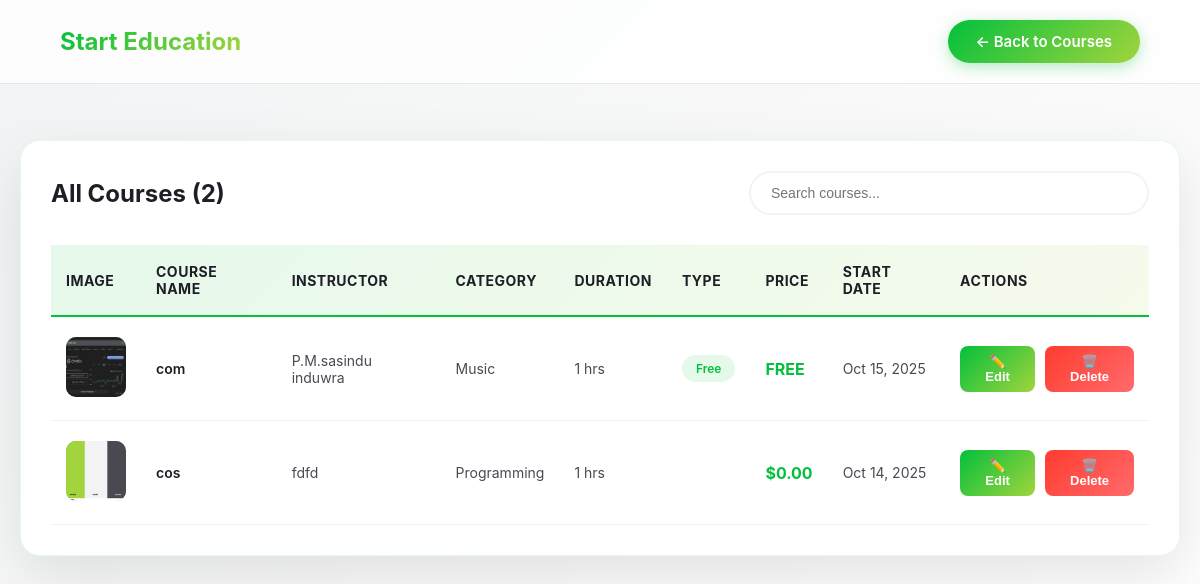
The page /admin/manage_courses.php on the database its author committed.
### tables this page shows
CREATE TABLE `courses` (
  `id` int(11) NOT NULL,
  `course_name` varchar(255) NOT NULL,
  `course_description` text NOT NULL,
  `instructor` varchar(255) NOT NULL,
  `category` varchar(100) NOT NULL,
  `duration` int(11) NOT NULL,
  `course_type` enum('paid','free') NOT NULL DEFAULT 'paid',
  `price` decimal(10,2) NOT NULL DEFAULT 0.00,
  `start_date` date NOT NULL,
  `start_time` time NOT NULL,
  `course_image` varchar(500) DEFAULT NULL,
  `zoom_link` varchar(500) DEFAULT NULL,
  `created_at` timestamp NOT NULL DEFAULT current_timestamp(),
  `updated_at` timestamp NOT NULL DEFAULT current_timestamp() ON UPDATE current_timestamp()
);

### admin/manage_courses.php (the view, shortened to what this page needs)
<?php
$server = "localhost";
$user = "root";
$password = "";
$database = "start_education";
$conn = mysqli_connect($server, $user, $password, $database);
$courses = [];
$query = "SELECT * FROM courses ORDER BY created_at DESC";
$result = mysqli_query($conn, $query);
if ($result) {
    while ($row = mysqli_fetch_assoc($result)) {
        $courses[] = $row;
    }
}
?>
<!DOCTYPE html>
<html lang="en">
<head>
    <link rel="stylesheet" href="admin.css">
</head>
<body>
    <div id="alertContainer">
    <header id="header">
        <div class="header-content">
            <div class="logo">Start Education</div>
            <div class="auth-buttons">
                <a href="admin.html" class="btn-signup">← Back to Courses</a>
            </div>
        </div>
    </header>
        <div class="table-container">
            <div class="table-header">
                <div class="table-title">All Courses (<?php echo count($courses); ?>)</div>
                <div class="search-box">
                    <input type="text" class="search-input" id="searchInput" placeholder="Search courses...">
                </div>
            </div>
            <?php if (empty($courses)): ?>
                <div class="empty-state">
                    <div class="empty-state-icon">📚</div>
                    <h3>No courses found</h3>
                    <p>Start by creating your first course!</p>
                </div>
            <?php else: ?>
                <table id="coursesTable">
                    <thead>
                        <tr>
                            <th>Image</th>
                            <th>Course Name</th>
                            <th>Instructor</th>
                            <th>Category</th>
                            <th>Duration</th>
                            <th>Type</th>
                            <th>Price</th>
                            <th>Start Date</th>
                            <th>Actions</th>
                        </tr>
                    </thead>
                    <tbody>
                        <?php foreach ($courses as $course): ?>
                        <tr data-course-id="<?php echo $course['id']; ?>">
                            <td>
                                <?php if ($course['course_image']): ?>
                                    <img src="<?php echo htmlspecialchars($course['course_image']); ?>" alt="Course" class="course-thumb">
                                <?php else: ?>
                                    <div class="course-thumb"></div>
                                <?php endif; ?>
                            </td>
                            <td class="course-name-cell"><?php echo htmlspecialchars($course['course_name']); ?></td>
                            <td><?php echo htmlspecialchars($course['instructor']); ?></td>
                            <td><?php echo ucfirst(htmlspecialchars($course['category'])); ?></td>
                            <td><?php echo htmlspecialchars($course['duration']); ?> hrs</td>
                            <td>
                                <span class="badge badge-<?php echo $course['course_type']; ?>">
                                    <?php echo ucfirst(htmlspecialchars($course['course_type'])); ?>
                                </span>
                            </td>
                            <td class="price-cell">
                                <?php echo $course['course_type'] === 'free' ? 'FREE' : '$' . number_format($course['price'], 2); ?>
                            </td>
                            <td><?php echo date('M d, Y', strtotime($course['start_date'])); ?></td>
                            <td>
                                <div class="action-buttons">
                                    <button class="btn btn-edit" onclick="editCourse(<?php echo $course['id']; ?>)">
                                        ✏️ Edit
                                    </button>
                                    <button class="btn btn-delete" onclick="deleteCourse(<?php echo $course['id']; ?>)">
                                        🗑️ Delete
                                    </button>
                                </div>
                            </td>
                        </tr>
                        <?php endforeach; ?>
                    </tbody>
                </table>
            <?php endif; ?>
        </div>
    </div>
</body>
</html>

### admin/admin.css (style rules this page uses)
header { position: fixed; top: 0; left: 0; right: 0; z-index: 1000; padding: 20px 60px; background: rgba(255, 255, 255, 0.8); border-bottom: 1px solid rgba(31, 30, 38, 0.1); transition: all 0.3s ease; }
.header-content { max-width: 1400px; margin: 0 auto; display: flex; justify-content: space-between; align-items: center; }
.logo { font-size: 24px; font-weight: 700; background: linear-gradient(135deg, #03C03C, #A2D43D); -webkit-background-clip: text; -webkit-text-fill-color: transparent; background-clip: text; }
.auth-buttons { display: flex; gap: 20px; align-items: center; }
.btn-signup { padding: 12px 28px; background: linear-gradient(135deg, #03C03C, #A2D43D); color: white; text-decoration: none; border-radius: 25px; font-size: 15px; font-weight: 600; transition: all 0.3s; box-shadow: 0 4px 15px rgba(3, 192, 60, 0.3); }

### admin/manage_courses.php (style rules this page uses)
* { margin: 0; padding: 0; box-sizing: border-box; }
body { font-family: -apple-system, BlinkMacSystemFont, 'Inter', 'Segoe UI', sans-serif; background: linear-gradient(135deg, #F2F3F4 0%, #ffffff 100%); color: #1F1E26; min-height: 100vh; padding: 40px 20px; }
.table-container { background: white; border-radius: 20px; margin-top: 100px; padding: 30px; box-shadow: 0 20px 60px rgba(0, 0, 0, 0.1); border: 1px solid rgba(3, 192, 60, 0.1); overflow-x: auto; }
.table-header { display: flex; justify-content: space-between; align-items: center; margin-bottom: 30px; flex-wrap: wrap; gap: 20px; }
.table-title { font-size: 24px; font-weight: 700; color: #1F1E26; }
.search-box { display: flex; gap: 10px; flex: 1; max-width: 400px; }
.search-input { flex: 1; padding: 12px 20px; border: 2px solid #F2F3F4; border-radius: 30px; font-size: 14px; outline: none; transition: all 0.3s; }
table { width: 100%; border-collapse: collapse; min-width: 1000px; }
thead { background: linear-gradient(135deg, rgba(3, 192, 60, 0.1), rgba(162, 212, 61, 0.1)); }
th { padding: 18px 15px; text-align: left; font-weight: 700; color: #1F1E26; font-size: 14px; text-transform: uppercase; letter-spacing: 0.5px; border-bottom: 2px solid #03C03C; }
td { padding: 20px 15px; border-bottom: 1px solid #F2F3F4; color: #4A4952; font-size: 14px; }
tbody tr { transition: all 0.3s; }
.course-name-cell { font-weight: 600; color: #1F1E26; max-width: 250px; }
.course-thumb { width: 60px; height: 60px; border-radius: 10px; object-fit: cover; background: linear-gradient(135deg, #03C03C, #A2D43D); }
.badge { display: inline-block; padding: 6px 14px; border-radius: 20px; font-size: 12px; font-weight: 600; white-space: nowrap; }
.badge-free { background: rgba(3, 192, 60, 0.1); color: #03C03C; }
.price-cell { font-weight: 700; color: #03C03C; font-size: 16px; }
.action-buttons { display: flex; gap: 10px; }
.btn { padding: 8px 16px; border: none; border-radius: 8px; font-size: 13px; font-weight: 600; cursor: pointer; transition: all 0.3s; display: inline-flex; align-items: center; gap: 6px; }
.btn-edit { background: linear-gradient(135deg, #03C03C, #A2D43D); color: white; }
.btn-delete { background: linear-gradient(135deg, #FF3B30, #FF6B6B); color: white; }

### rows shown on the page
courses: course_image (picture), course_name "com", instructor "P.M.sasindu induwra", category "Music", duration "1", course_type "Free", shows "FREE", start_date "Oct 15, 2025"
courses: course_image (picture), course_name "cos", instructor "fdfd", category "Programming", duration "1", price "0.00", start_date "Oct 14, 2025"

### other values the page prints
count($courses) "2"
